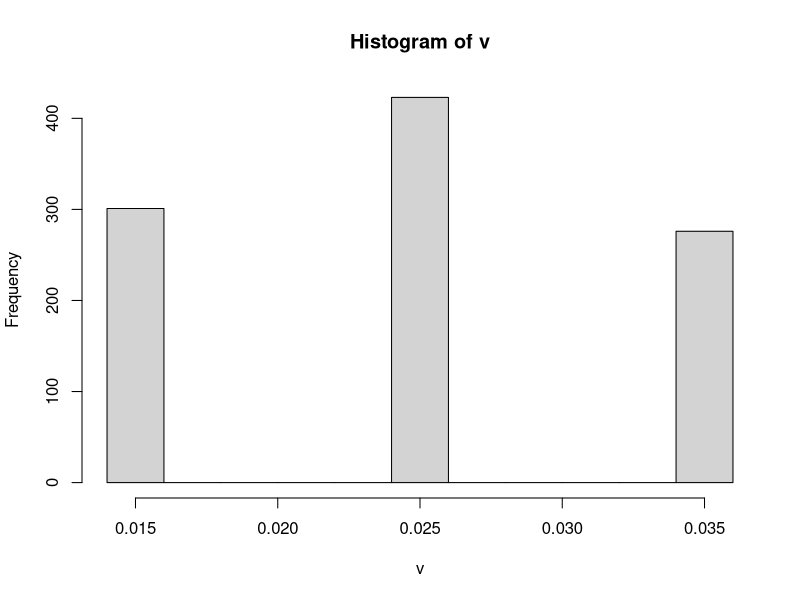

This chart was generated by the following R code: (Note: a time limit stopped this script after it produced the figure.)
library(dplyr)
#function was built from line 54 to line 139
#math was calculated from line 140 to line 186
#rest are some simulations..
bind = dbinom(c(0:121),121,0.025)
#n=60
return60 = c(seq(240,240+60*(-170),-170),rep(240+60*(-170),61))*1000000
n60 = bind*return60
E60 = sum(n60)
Var60 = sum((return60-E60)^2*bind)
SE60 = sqrt(Var60)
p60 = sum(dbinom(c(0:1),121,0.025))
d60 =  sum(bind[3:122]*return60[3:122])
#n=120
return120 = c(seq(480,480+120*(-170),-170),480+120*(-170))*1000000
n120 = bind*return120
E120 = sum(n120)
Var120 = sum((return120-E120)^2*bind)
SE120 = sqrt(Var120)
p120 = sum(dbinom(c(0:2),121,0.025))
d120 =  sum(bind[4:122]*return120[4:122])
#A
returnA = c(-480,-250,-20,210,rep(210,118))*1000000
EA = sum(bind*returnA)
VarA = sum(((returnA-EA)^2)*bind)
SEA = sqrt(VarA)
pa = sum(dbinom(c(3:121),121,0.025))
da = sum((bind*returnA)[1:3])
#B
returnB = c(rep(-480,4),rep(800,5)*c(1:5)-480,rep(800,113)*5-480)*1000000
EB = sum(bind*returnB)
VarB = sum(((returnB-EB)^2)*bind)
SEB = sqrt(VarB)
pb = sum(dbinom(c(4:121),121,0.025))
db = sum((bind*returnB)[1:4])
#C
8*113 #make sure 904

returnC = c(rep(-480,9),rep(8000,113)*c(1:113)-480)*1000000
EC = sum(bind*returnC)
VarC = sum(((returnC-EC)^2)*bind)
SEC = sqrt(VarC)
pc = sum(dbinom(c(9:121),121,0.025)) #1-pbinom(8,121,0.025)
dc = sum((bind*returnC)[1:9])


#2
dbinom(3,121,0.025)

#3 look at line 122, skip the functions
#are they independent?????????
#monte carlo simulation of different scenarios

###Tier A Tier B Tier C
#a ==1 means buy
SILA = function(a,default) {
  if (a == 1) {
    if (default <=3 ) {
       230*default-480
    } else {690-480}
  }
  else{0}
}
SILB = function(b,default) {
  if (b == 1) {
    if(default >= 4 & default <= 8 ) {
      800*(default-3)-480
    }
    else if (default > 8){
      800*5-480
    } else {0-480}
  }
  else{0}
}
SILC = function(c,default) {
  if (c == 1) {
    if (default >= 9 ) {
      8000*(default-8)-480
    }
    else {0-480}
  }
  else{0}
}

###without default information
playBlind = function(n,a,b,cc) {
  p = sample(c(0.015,0.025,0.035),1,prob = c(0.3,0.4,0.3))
  ins = n
  default = rbinom(1,121,p)
  surplus = -(a+b+cc)*480 + ins*4
  interest = if (surplus >= 0) { 
    surplus*0.0214
  } else {
    surplus*0.07  
  }
  if (default > ins){d=ins}else{d=default}
  #return
  ins*4+(-170)*d+SILA(a,default)+SILB(b,default)+SILC(cc,default)+interest
}
####

#validate playBLind mechanism
v = NULL
for (i in 1:1000) {
  v[i] = sample(c(0.015,0.025,0.035),1,prob = c(0.3,0.4,0.3))
}
hist(v)
####
### value of information (Note I havn't deduct information cost)
playKnown = function(p,n,a,b,c) {
  ins = n
  default = rbinom(1,121,p)
  surplus = -(a+b+c)*480 + ins*4
  interest = if (surplus >= 0) { 
    surplus*0.0214
  } else {
    surplus*0.07  
  }
  if (default > ins){d=ins}else{d=default}
  #return
  ins*4+(-170)*d+SILA(a,default)+SILB(b,default)+SILC(c,default)+interest
}

r = NULL
math = function(p,n,a,b,c) {
  ins = n
  surplus = -(a+b+c)*480 + ins*4
  interest = if (surplus >= 0) { 
    surplus*0.0214
  } else { surplus*0.07 }
  
  for (i in 0:121){
    default = i
    if (default > ins){d=ins}else{d=default}
    #expected return
    r[i+1] = ins*4+(-170)*d+SILA(a,default)+SILB(b,default)+SILC(c,default)+interest
  }
  sum(r*dbinom(c(0:121),121,p))*1000000
}
#####All possible combinations
df = expand.grid(n=c(0:121),a=c(0,1),b=c(0,1),cc=c(0,1))
##### math for Q3
math(0.025,121,1,1,0) #NiKhil

df_math = df
for (i in 1:nrow(df)){
  df_math$return[i] = math(0.025,df[i,1],df[i,2],df[i,3],df[i,4])
}
df_math %>%
  arrange(desc(return)) %>%
  slice(1:10)

#math for Q4 and Q5
df_math15 = df 
df_math25 = df 
df_math35 = df 
for (i in 1:nrow(df)){
  df_math15$return[i] = math(0.015,df[i,1],df[i,2],df[i,3],df[i,4])
  df_math25$return[i] = math(0.025,df[i,1],df[i,2],df[i,3],df[i,4])
  df_math35$return[i] = math(0.035,df[i,1],df[i,2],df[i,3],df[i,4])
}
df_math15 %>%
  arrange(desc(return)) %>%
  slice(1:5)
df_math25 %>%
  arrange(desc(return)) %>%
  slice(1:5)
df_math35 %>%
  arrange(desc(return)) %>%
  slice(1:5)
#information worth?
#no info
nf=math(0.025,121,1,1,0)*0.4+math(0.015,121,1,1,0)*0.3+math(0.035,121,1,1,0)*0.3
#with info
wf=math(0.025,121,1,1,0)*0.4+math(0.015,121,0,0,0)*0.3+math(0.035,0,1,1,0)*0.3 #Nikhil
wf-nf #209.2995

##math for Q6
wfuncertain=
  (math(0.025,121,1,1,0)*0.8+math(0.015,121,1,1,0)*0.1+math(0.035,121,1,1,0)*0.1)*0.4+
  (math(0.025,121,0,0,0)*0.1+math(0.015,121,0,0,0)*0.9)*0.3+
  (math(0.025,0,1,1,0)*0.1+math(0.035,0,1,1,0)*0.9)*0.3
#slightly different from Nikhil's 24.066798
wf-wfuncertain  #21.69768

##math for Q7
#I'm lazy, just look at the simulation
#should be around 0.2313
sum(dbinom(0:3,24,0.086)*dbinom(3:0,97,0.0099))
##7
v7 = NULL
for (i in 1:1000000) {
  if (rbinom(1,24,0.086)+rbinom(1,97,0.0099) ==3) {
    v7[i] = 1
  } else {
    v7[i] = 0
  }
}
mean(v7)
######  simulation for Q3
rt00 = NULL
min00 = NULL
med00 = NULL
max00 = NULL
vector = NULL
for (j in 1:nrow(df)) {
  for (i in 1:1000) {
    vector[i] = playKnown(0.025,df[j,1],df[j,2],df[j,3],df[j,4])
  }
  rt00[j] = summary(vector)[4]
  min00[j] = summary(vector)[1]
  med00[j] = summary(vector)[3]
  max00[j] = summary(vector)[6]
}

ndf00 = cbind(df,rt00,min00,med00,max00)
ndf00 %>%
  arrange(desc(rt00)) %>%
  slice(1:10)


#4  simulation for the value of information
###moron
vector = NULL

rt = NULL
for (j in 1:nrow(df)) {
  for (i in 1:10000) {
    vector[i] = playBlind(df[j,1],df[j,2],df[j,3],df[j,4])
  }
  rt[j] = mean(vector)
}
ndf = cbind(df,rt)
ndf %>%
  arrange(desc(rt)) %>%
  slice(1:15)

###coward
#0.015
rt1 = NULL
for (j in 1:nrow(df)) {
  for (i in 1:1000) {
    vector[i] = playKnown(0.015,df[j,1],df[j,2],df[j,3],df[j,4])
  }
  rt1[j] = mean(vector)
}
ndf1 = cbind(df,rt1)
#0.025
rt2 = NULL
vector = NULL
for (j in 1:nrow(df)) {
  for (i in 1:1000) {
    vector[i] = playKnown(0.025,df[j,1],df[j,2],df[j,3],df[j,4])
  }
  rt2[j] = mean(vector)
}
ndf2 = cbind(df,rt2)
ndf2 %>%
  arrange(desc(rt2)) %>%
  slice(1:10)
#0.035
rt3 = NULL
for (j in 1:nrow(df)) {
  for (i in 1:1000) {
    vector[i] = playKnown(0.035,df[j,1],df[j,2],df[j,3],df[j,4])
  }
  rt3[j] = mean(vector)
}
ndf3 = cbind(df,rt3)

par(mfrow = c(2,2))
plot(rt)
plot(rt1)
plot(rt2)
plot(rt3)
hist(vector)
